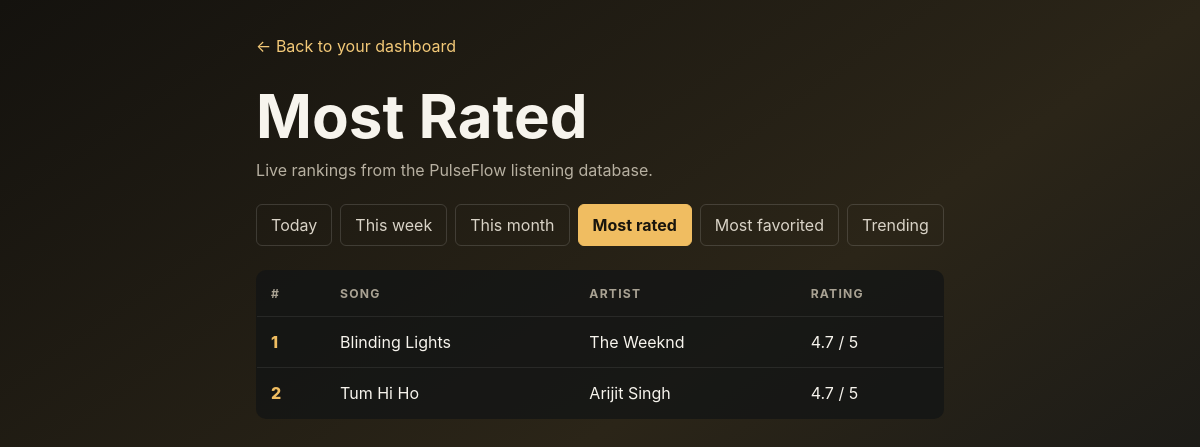
The page /backend/charts.php?period=rated (signed in) on the database its author committed.
### tables this page shows
CREATE TABLE `tracks` (
  `track_id` int NOT NULL,
  `album_id` int NOT NULL,
  `title` varchar(200) NOT NULL,
  `duration_seconds` int DEFAULT NULL,
  `explicit` tinyint(1) DEFAULT '0',
  `track_number` int DEFAULT NULL
);

### backend/functions.php (called while the page is built, shortened)
<?php
function e(?string $value): string
{
    return htmlspecialchars($value ?? '', ENT_QUOTES, 'UTF-8');
}

### backend/charts.php (the view, shortened to what this page needs)
<?php
require_once __DIR__ . '/functions.php';
$period = $_GET['period'] ?? 'week';
$periods = ['today' => ['Today\'s Top 10', 'today_plays'], 'week' => ['This Week\'s Top 10', 'week_plays'], 'month' => ['This Month\'s Top 10', 'month_plays']];
$chartRows = [];
try {
    if (isset($periods[$period])) {
        [$heading, $metric] = $periods[$period];
        $stmt = $pdo->query("SELECT track_id, title, COALESCE(artist_names, artist_name) AS artist_name, $metric AS plays
            FROM vw_track_chart_metrics WHERE $metric > 0 ORDER BY plays DESC, title LIMIT 10");
        $chartRows = $stmt->fetchAll();
    } elseif ($period === 'rated') {
        $heading = 'Most Rated';
        $stmt = $pdo->query("SELECT track_id, title, COALESCE(artist_names, artist_name) AS artist_name, average_rating AS score, rating_count AS votes FROM vw_track_chart_metrics WHERE rating_count > 0 ORDER BY votes DESC, score DESC, title LIMIT 10");
        $chartRows = $stmt->fetchAll();
    } elseif ($period === 'favorited') {
        $heading = 'Most Favorited';
        $stmt = $pdo->query("SELECT track_id, title, COALESCE(artist_names, artist_name) AS artist_name, favorite_count AS favorites FROM vw_track_chart_metrics WHERE favorite_count > 0 ORDER BY favorites DESC, title LIMIT 10");
        $chartRows = $stmt->fetchAll();
    }
} catch (PDOException $exception) {
    if (isset($periods[$period])) {
        [$heading] = $periods[$period];
        $days = ['today' => 1, 'week' => 7, 'month' => 30][$period];
        $stmt = $pdo->query("SELECT t.track_id, t.title, ar.artist_name, COUNT(sh.stream_id) AS plays
            FROM tracks t JOIN albums al ON al.album_id = t.album_id JOIN artists ar ON ar.artist_id = al.artist_id
            LEFT JOIN stream_history sh ON sh.track_id = t.track_id AND sh.played_at >= CURRENT_TIMESTAMP - INTERVAL $days DAY
            GROUP BY t.track_id, t.title, ar.artist_name HAVING plays > 0 ORDER BY plays DESC, t.title LIMIT 10");
        $chartRows = $stmt->fetchAll();
    } elseif ($period === 'rated') {
        $heading = 'Most Rated';
        $stmt = $pdo->query('SELECT t.track_id, t.title, ar.artist_name, AVG(r.rating) AS score, COUNT(r.user_id) AS votes FROM tracks t JOIN albums al ON al.album_id = t.album_id JOIN artists ar ON ar.artist_id = al.artist_id JOIN ratings r ON r.track_id = t.track_id GROUP BY t.track_id, t.title, ar.artist_name HAVING votes > 0 ORDER BY votes DESC, score DESC, t.title LIMIT 10');
        $chartRows = $stmt->fetchAll();
    } elseif ($period === 'favorited') {
        $heading = 'Most Favorited';
        $stmt = $pdo->query('SELECT t.track_id, t.title, ar.artist_name, COUNT(f.user_id) AS favorites FROM tracks t JOIN albums al ON al.album_id = t.album_id JOIN artists ar ON ar.artist_id = al.artist_id JOIN favorites f ON f.track_id = t.track_id GROUP BY t.track_id, t.title, ar.artist_name HAVING favorites > 0 ORDER BY favorites DESC, t.title LIMIT 10');
        $chartRows = $stmt->fetchAll();
    } else {
        $period = 'trending';
        $heading = 'Fastest Trending';
        $stmt = $pdo->query("SELECT t.track_id, t.title, ar.artist_name,
                SUM(CASE WHEN sh.played_at >= CURRENT_TIMESTAMP - INTERVAL 7 DAY THEN 1 ELSE 0 END) AS recent_plays,
                SUM(CASE WHEN sh.played_at < CURRENT_TIMESTAMP - INTERVAL 7 DAY THEN 1 ELSE 0 END) AS previous_plays,
                ROUND((SUM(CASE WHEN sh.played_at >= CURRENT_TIMESTAMP - INTERVAL 7 DAY THEN 1 ELSE 0 END) - SUM(CASE WHEN sh.played_at < CURRENT_TIMESTAMP - INTERVAL 7 DAY THEN 1 ELSE 0 END)) / GREATEST(SUM(CASE WHEN sh.played_at < CURRENT_TIMESTAMP - INTERVAL 7 DAY THEN 1 ELSE 0 END), 1) * 100, 0) AS growth_percent
            FROM tracks t JOIN albums al ON al.album_id = t.album_id JOIN artists ar ON ar.artist_id = al.artist_id
            JOIN stream_history sh ON sh.track_id = t.track_id AND sh.played_at >= CURRENT_TIMESTAMP - INTERVAL 14 DAY
            GROUP BY t.track_id, t.title, ar.artist_name HAVING recent_plays > 0 ORDER BY growth_percent DESC, recent_plays DESC, t.title LIMIT 10");
        $chartRows = $stmt->fetchAll();
    }
}
$links = ['today' => 'Today', 'week' => 'This week', 'month' => 'This month', 'rated' => 'Most rated', 'favorited' => 'Most favorited', 'trending' => 'Trending'];
?>
<!doctype html><html lang="en"><head><link rel="stylesheet" href="../frontend/user-dashbord.css"><link rel="stylesheet" href="../frontend/reporting.css">
</style></head><body><main class="charts"><a class="back" href="user-dashbord.php">&larr; Back to your dashboard</a><h1><?php echo e($heading); ?></h1><p class="muted">Live rankings from the PulseFlow listening database.</p><nav class="tabs"><?php foreach($links as $key=>$label): ?><a class="<?php echo $period === $key ? 'active' : ''; ?>" href="charts.php?period=<?php echo e($key); ?>"><?php echo e($label); ?></a><?php endforeach; ?></nav><table class="chart"><thead><tr><th>#</th><th>Song</th><th>Artist</th><th><?php echo $period === 'trending' ? 'Last 7 days' : ($period === 'rated' ? 'Rating' : ($period === 'favorited' ? 'Favorites' : 'Plays')); ?></th><?php if($period === 'trending'): ?><th>Growth</th><?php endif; ?></tr></thead><tbody><?php foreach($chartRows as $index=>$row): ?><tr><td class="rank"><?php echo $index + 1; ?></td><td><?php echo e($row['title']); ?></td><td><?php echo e($row['artist_name']); ?></td><td><?php echo $period === 'rated' ? number_format((float)$row['score'], 1) . ' / 5' : ($period === 'trending' ? (int)$row['recent_plays'] : (int)($row['plays'] ?? $row['favorites'] ?? 0)); ?></td><?php if($period === 'trending'): ?><td class="<?php echo (int)$row['growth_percent'] >= 0 ? 'up' : 'down'; ?>"><?php echo (int)$row['growth_percent'] >= 0 ? '&uarr;' : '&darr;'; ?> <?php echo abs((int)$row['growth_percent']); ?>%</td><?php endif; ?></tr><?php endforeach; ?><?php if(!$chartRows): ?><tr><td colspan="5" class="muted">No chart data yet.</td></tr><?php endif; ?></tbody></table></main></body></html>

### frontend/user-dashbord.css (style rules this page uses)
:root { --bg-black: #000000; --bg-dark-grey: #121212; --bg-light-grey: #242424; --bg-card: #181818; --text-white: #ffffff; --text-muted: #b3b3b3; --spotify-green: #1ed760; --bg-soft: #1f1f1f; --border: rgba(255, 255, 255, 0.08); }
* { margin: 0; padding: 0; box-sizing: border-box; font-family: 'Inter', 'Helvetica Neue', Helvetica, Arial, sans-serif; }
html, body { height: 100%; }
body { background: linear-gradient(180deg, #1a1a1a 0%, var(--bg-dark-grey) 20%, var(--bg-black) 100%); color: var(--text-white); display: flex; flex-direction: column; overflow: hidden; }
button, a { font: inherit; }
html, body { min-width: 1100px; }
body { overflow-x: auto !important; }

### backend/charts.php (style rules this page uses)
body { min-height:100vh;background:linear-gradient(145deg,#14120e,#2b2518 52%,#111417);color:#f7f4ed }
.charts { max-width:1080px;margin:0 auto;padding:36px 24px }
.back { color:#f3c978;text-decoration:none }
.charts h1 { font-size:clamp(2rem,5vw,4rem);margin:24px 0 8px }
.muted { color:#b7b0a1 }
.tabs { display:flex;gap:8px;flex-wrap:wrap;margin:24px 0 }
.tabs a { padding:10px 14px;border:1px solid rgba(255,255,255,.14);border-radius:6px;text-decoration:none;color:#d9d3c7 }
.tabs a.active { background:#f0bd61;color:#19150d;border-color:#f0bd61;font-weight:700 }
.chart { width:100%;border-collapse:collapse;background:rgba(17,19,20,.7);border:1px solid rgba(255,255,255,.1);border-radius:10px;overflow:hidden }
.chart th,.chart td { text-align:left;padding:15px 14px;border-bottom:1px solid rgba(255,255,255,.08) }
.chart th { color:#a9a293;font-size:.76rem;text-transform:uppercase;letter-spacing:.1em }
.rank { color:#f0bd61;font-weight:800 }

### rows shown on the page
tracks: title "Blinding Lights", artist_name "The Weeknd", score "4.7"
tracks: title "Tum Hi Ho", artist_name "Arijit Singh", score "4.7"

### other values the page prints
$heading "Most Rated"
$label "Today"
$label "This week"
$label "This month"
$label "Most rated"
$label "Most favorited"
$label "Trending"
